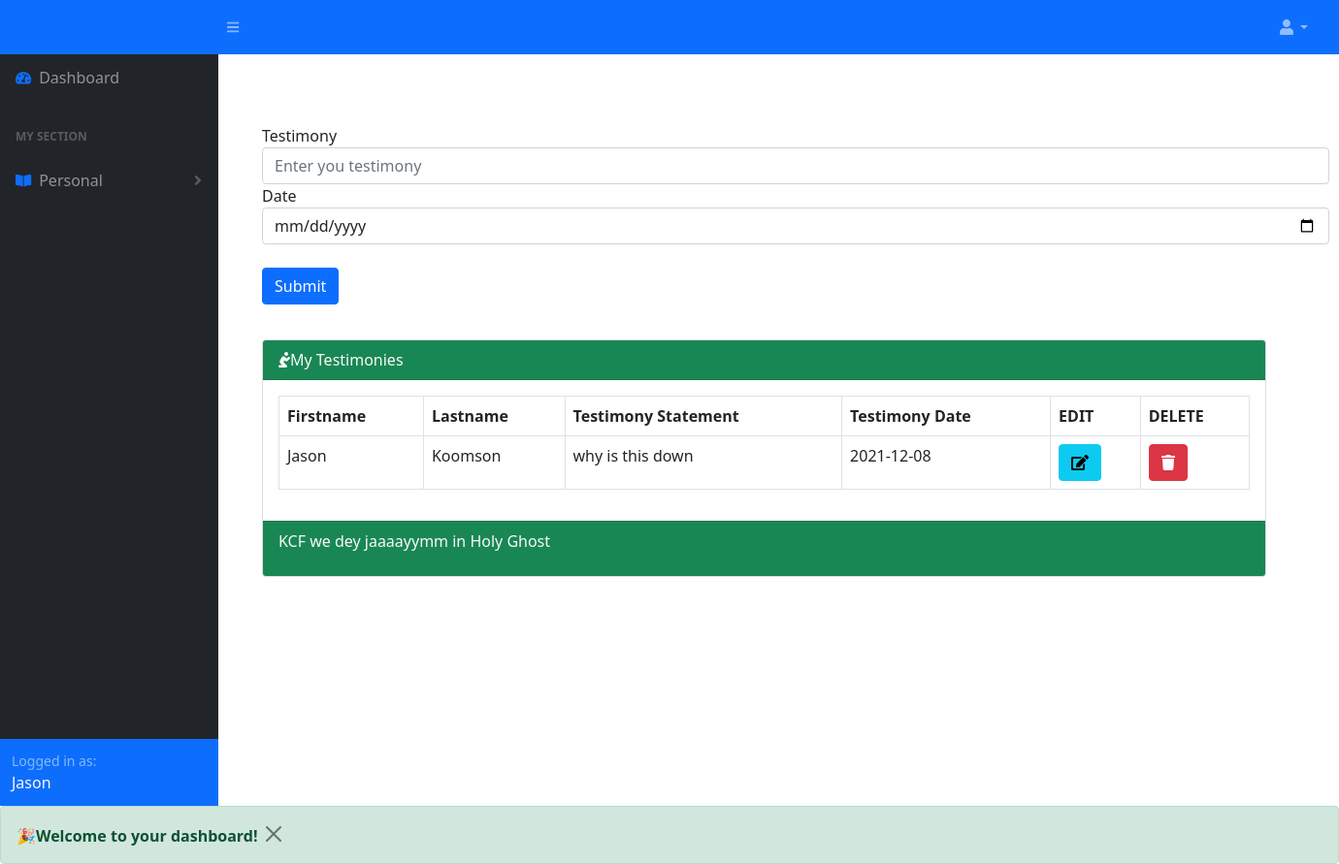
Page /FRONTEND/VIEW/KCF/insertTestimony.php (signed in) on the committed database.
### tables this page shows
CREATE TABLE `kcf_user_testimony` (
  `testimony_id` int(11) NOT NULL,
  `user_id` int(11) NOT NULL,
  `testimony_statement` longtext NOT NULL,
  `testimony_date` date NOT NULL
);

CREATE TABLE `users` (
  `user_id` int(11) NOT NULL,
  `fname` varchar(150) NOT NULL,
  `lname` varchar(150) NOT NULL,
  `password` varchar(100) NOT NULL,
  `confirm_password` varchar(100) NOT NULL,
  `email` varchar(100) NOT NULL,
  `dob` date NOT NULL,
  `fellowship_id` int(11) NOT NULL,
  `phone_number` int(11) NOT NULL
);

### FRONTEND/VIEW/KCF/insertTestimony.php (the view, shortened to what this page needs)
<?php
include('../../../BACKEND/CONNECTIONS/database_connection.php');
include('sidenav.php');
include('../message.php');
?>
<!DOCTYPE html>
<html lang="en">
<head>
    <link rel="stylesheet" href="https://cdn.jsdelivr.net/npm/bootstrap@5.1.3/dist/css/bootstrap.min.css">
     <link href="https://cdn.jsdelivr.net/npm/simple-datatables@latest/dist/style.css" rel="stylesheet" />
     <link rel="stylesheet" href="https://cdnjs.cloudflare.com/ajax/libs/font-awesome/4.7.0/css/font-awesome.min.css">
</head>
<body>
<form style="margin-left: 270px; margin-top: -779px; width:1100px" method="POST">
  <div class="form-group">
    <label>Testimony</label>
    <input type="textarea" class="form-control" name="testimony_statement"  placeholder="Enter you testimony">
  </div>
  <div class="form-group">
    <label>Date</label>
    <input type="date" name="testimony_date" class="form-control">
  </div><br>
  <button type="submit" name="postKCF" class="btn btn-primary">Submit</button>
</form><br>
<div class="card w-75" style="margin-top: 12px; margin-left:270px">
  <div class="card-header text-light bg-success">
  <span><i class='fas fa-pray'></i>My Testimonies</span>
  </div>
  <div class="card-body">
      <?php
                            $user_id=$_SESSION['auth_user']['user_id'];
                            $query="SELECT users.user_id, users.fname, users.lname, kcf_user_testimony.testimony_statement, kcf_user_testimony.testimony_id, kcf_user_testimony.testimony_date
                             FROM users INNER JOIN kcf_user_testimony on kcf_user_testimony.user_id=$user_id WHERE
                             fellowship_id=111 AND users.user_id=$user_id";
                           if($runQuery=mysqli_query($connection,$query)){
                            if(mysqli_num_rows($runQuery)>0)
                            {
                              echo "<table class='table-responsive table table-bordered'>";
                              echo "<tr>";
                              echo "<th>Firstname</th>";
                              echo"<th>Lastname</th>";
                              echo "<th>Testimony Statement</th>";
                              echo "<th>Testimony Date</th>";
                              echo"<th>EDIT</th>";
                              echo"<th colspan=3>DELETE</th>";
                              echo "</tr>";
                          while($row=mysqli_fetch_array($runQuery))
                          {
                              echo "<tr>";
                              echo "<td>".$row['fname']. "</td>";
                              echo "<td>".$row['lname']. "</td>";
                              echo "<td>".$row['testimony_statement']. "</td>";
                              echo "<td>".$row['testimony_date']. "</td>";
                              ?>
                              <td>
                              <form action="edit.php" method="POST">
                                <button type="submit"class='btn btn-info' name="edit_btn"><i class='fas fa-edit'></i></button>
                              </form>
                              </td>
                              <td>
                              <form action="delete.php" method="POST">
                                <button type="submit"class='btn btn-danger' name="delete_btn"><i class='fa fa-trash'></i></button>
                              </form>
                              </td>
                              <?php
                          }
                          echo "</table>";
                        }
                        else
                        {
                           echo "No records found";
                        }
                    }
                      ?>
  </div>
  <div class="card-footer text-light bg-success">
      <p>KCF we dey jaaaayymm in Holy Ghost</p>
  </div>
</div>
</body>
</html>

### rows in the picture
kcf_user_testimony: user.fname "Jason", user.lname "Koomson", testimony_statement "why is this down", testimony_date "2021-12-08"

### other values in the picture
$firstname=$_SESSION['auth_user']['fname'] "Jason"
$_SESSION['message1'] "Welcome to your dashboard!"
